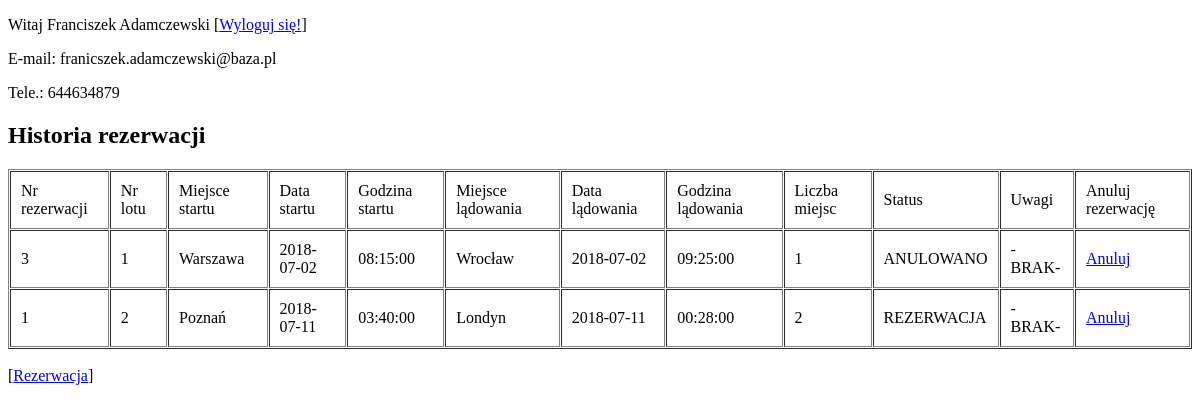
/php/user_s_account.php (signed in), run on the app's committed database.
### tables this page shows
CREATE TABLE `REZERWACJE` (
  `ID_REZERWACJI` int(11) NOT NULL,
  `ID_KLIENTA` int(11) NOT NULL,
  `ID_LOTU` int(11) NOT NULL,
  `ILOSC_MIEJSC` int(11) NOT NULL,
  `STATUS` text NOT NULL
);

CREATE TABLE `LOTY` (
  `ID_LOTU` int(11) NOT NULL,
  `ID_SAMOLOTU` int(11) NOT NULL,
  `SKAD` text NOT NULL,
  `DATA_ODLOTU` date NOT NULL,
  `GODZINA_ODLOTU` time NOT NULL,
  `DOKAD` text NOT NULL,
  `DATA_PRZYLOTU` date NOT NULL,
  `CZAS_PRZYLOTU` time NOT NULL,
  `WOLNE_MIEJSCA` int(11) NOT NULL,
  `Uwagi` text NOT NULL
);

### php/user_s_account.php (the view, shortened to what this page needs)
<!DOCTYPE HTML>
<html lang="pl">
<head>
    <link rel="stylesheet" href="./style.css" type="text/css"/>
</head>
<body>
<?php
    echo '<p>Witaj '.$_SESSION['imie'].' '.$_SESSION['nazwisko'].' [<a href="logout.php">Wyloguj się!</a>]<p/>';
    echo '<p>E-mail: '.$_SESSION['mail'].'<p/>';
    echo '<p>Tele.: '.$_SESSION['telefon'].'<p/>';
?>
<?php
    require_once 'connect.php';
    $polaczenie = mysqli_connect($host, $db_user, $db_password);
    mysqli_query($polaczenie, "SET CHARSET utf8");
    mysqli_query($polaczenie, "SET NAMES 'utf8' COLLATE 'utf8_polish_ci'");
    mysqli_select_db($polaczenie, $db_name);
    $rezultat=@$polaczenie->query("SELECT ID_REZERWACJI, REZERWACJE.ID_LOTU, SKAD, DATA_ODLOTU, GODZINA_ODLOTU, DOKAD, DATA_PRZYLOTU, CZAS_PRZYLOTU, ILOSC_MIEJSC, STATUS, Uwagi FROM REZERWACJE, LOTY WHERE LOTY.ID_LOTU=REZERWACJE.ID_LOTU AND ID_KLIENTA=1 ORDER BY `REZERWACJE`.`ID_REZERWACJI` DESC");
    $ile=$rezultat->num_rows;
echo<<<END
    <h2>Historia rezerwacji</h2>
    <table border="1" cellpadding="10" cellspacing="1">
    <tr>
    <td>Nr rezerwacji</td> <td>Nr lotu</td> <td>Miejsce startu</td> <td>Data startu</td> <td>Godzina startu</td> <td>Miejsce lądowania</td> <td>Data lądowania</td> <td>Godzina lądowania</td> <td>Liczba miejsc</td> <td>Status</td> <td>Uwagi</td> <td>Anuluj rezerwację</td>
    </tr>
END;
    for ($i = 1; $i <= $ile; $i++)
    {
        $row = mysqli_fetch_assoc($rezultat);
        $rezerwacja = $row['ID_REZERWACJI'];
        $id = $row['ID_LOTU'];
        $miejsce_startu = $row['SKAD'];
        $data_startu = $row['DATA_ODLOTU'];
        $godzina_startu = $row['GODZINA_ODLOTU'];
        $miejsce_ladowania = $row['DOKAD'];
        $data_ladowania = $row['DATA_PRZYLOTU'];
        $godzina_ladowania  = $row['CZAS_PRZYLOTU'];
        $ilosc_miejsc = $row['ILOSC_MIEJSC'];
        $status = $row['STATUS'];
        $uwagi= $row['Uwagi'];
echo<<<END
    <tr>
    <td>$rezerwacja</td> <td>$id</td> <td>$miejsce_startu</td> <td>$data_startu</td> <td>$godzina_startu</td> <td>$miejsce_ladowania</td> <td>$data_ladowania</td> <td>$godzina_ladowania</td> <td>$ilosc_miejsc</td> <td>$status</td> <td>$uwagi</td> <td><a href="anuluj.php">Anuluj</a></td>
    </tr>
END;
    }
echo<<<END
    </table>
END;
?>
    <br/>[<a href="rezerwacja.php">Rezerwacja</a>]
</body>
</html>

### php/style.css (style rules this page uses)
a:link { color: blue; }

### data on the page
rezerwacje: ID_REZERWACJI "3", ID_LOTU "1", ID_LOTU.SKAD "Warszawa", ID_LOTU.DATA_ODLOTU "2018-07-02", ID_LOTU.GODZINA_ODLOTU "08:15:00", ID_LOTU.DOKAD "Wrocław", ID_LOTU.DATA_PRZYLOTU "2018-07-02", ID_LOTU.CZAS_PRZYLOTU "09:25:00", ILOSC_MIEJSC "1", STATUS "ANULOWANO", ID_LOTU.Uwagi "-BRAK-"
rezerwacje: ID_REZERWACJI "1", ID_LOTU "2", ID_LOTU.SKAD "Poznań", ID_LOTU.DATA_ODLOTU "2018-07-11", ID_LOTU.GODZINA_ODLOTU "03:40:00", ID_LOTU.DOKAD "Londyn", ID_LOTU.DATA_PRZYLOTU "2018-07-11", ID_LOTU.CZAS_PRZYLOTU "00:28:00", ILOSC_MIEJSC "2", STATUS "REZERWACJA", ID_LOTU.Uwagi "-BRAK-"

### other printed values
$_SESSION['imie'] "Franciszek"
$_SESSION['nazwisko'] "Adamczewski"
$_SESSION['mail'] "franicszek.adamczewski@baza.pl"
$_SESSION['telefon'] "644634879"
